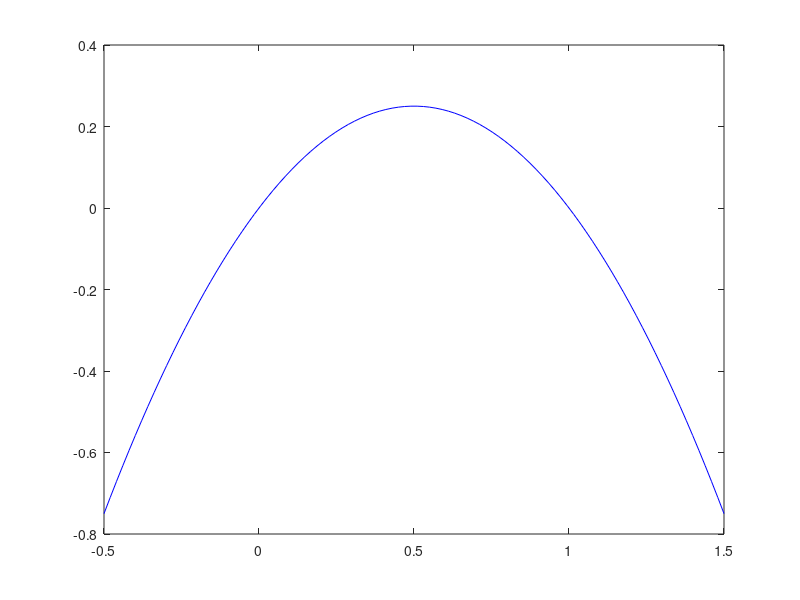

MATLAB code to generate this figure: (Note: this script raises an error after producing the figure.)
clear
close
clc

fs=15;
u=linspace(-0.5,1.5);
y=u.*(1-u);
plot(u,y,'b')
hold on
si=400;
a=20;
b=50;
c=80;
arrowh(fliplr(u(a:a+1)),fliplr(y(a:a+1)),'b',si)
arrowh(u(b:b+1),y(b:b+1),'b',si)
arrowh(fliplr(u(c:c+1)),fliplr(y(c:c+1)),'b',si)
text(0.05,0.3,'$\dot{u}>0$, thus, $u$ is increasing','interpreter','latex')
text(0.05,-0.2,'$\dot{u}<0$, thus, $u$ is decreasing','interpreter','latex')
plot(u,0*u,'k','linewidth',1)
plot(0*u,u,'k','linewidth',1)
% axis equal
axis([-0.4 1.4 -.25 .4])
xlabel('$u$','interpreter','latex')
ylabel('$\dot{u}$','interpreter','latex')

set(0,'DefaultFigureColor',[1 1 1])
set(gca,'fontsize',fs)
export_fig '../Pictures/Logistic_stability.png' -m3